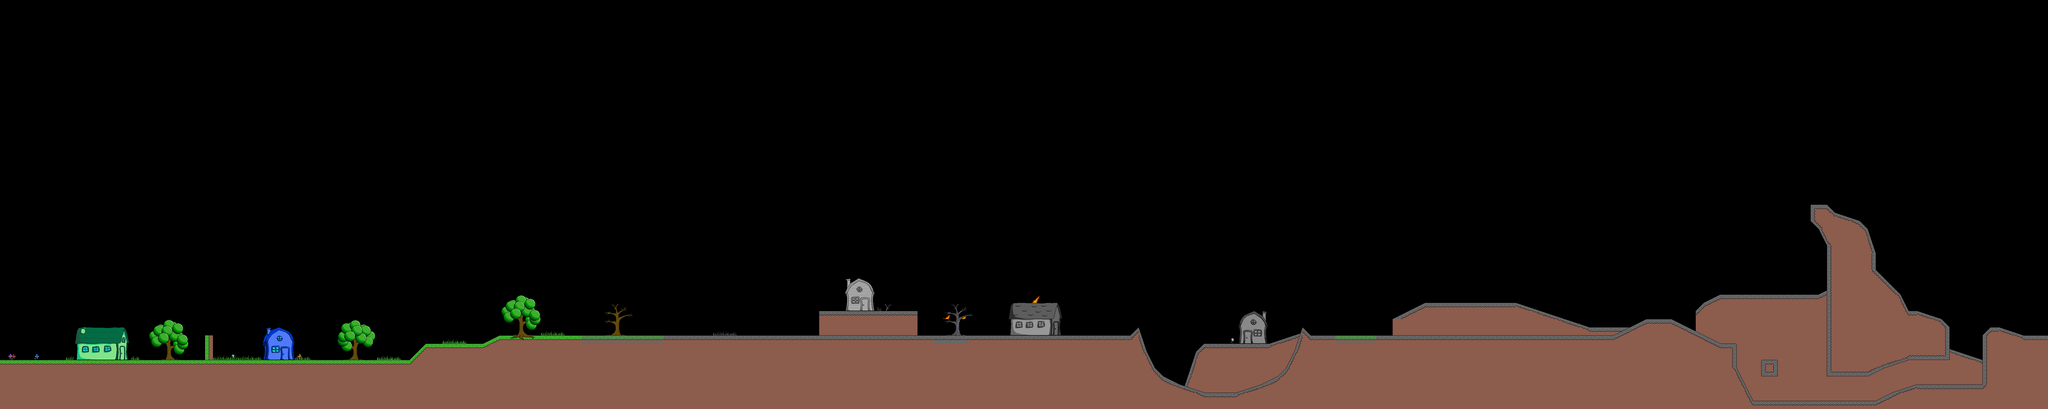

The image is a tile-based game level rendered from a .tmx file. Its description and source (layers, tilesets, objects; grid data summarised) follow:
An orthogonal 250x50 tile map with 32x32 px tiles, 5 tile layers (terrain_bg, background, background2, terrain, ...), 6 tilesets and 2 objects.

<map version="1.0" orientation="orthogonal" width="250" height="50" tilewidth="32" tileheight="32">
 <properties>
  <property name="background1" value="background1.png" />
 </properties>
 <tileset firstgid="1" name="triggers" tilewidth="32" tileheight="32">
  <image source="triggers.png" width="192" height="32" />
 </tileset>
 <tileset firstgid="7" name="solids - grass2" tilewidth="32" tileheight="32">
  <image source="solids - grass2.png" width="256" height="320" />
 </tileset>
 <tileset firstgid="87" name="solids - grass charred" tilewidth="32" tileheight="32">
  <image source="solids - grass charred.png" width="256" height="320" />
 </tileset>
 <tileset firstgid="167" name="frill - forest" tilewidth="32" tileheight="32">
  <image source="frill - forest.png" width="800" height="600" />
 </tileset>
 <tileset firstgid="617" name="frill - forest charred" tilewidth="32" tileheight="32">
  <image source="frill - forest charred.png" width="800" height="600" />
 </tileset>
 <tileset firstgid="1067" name="frill - environmental" tilewidth="32" tileheight="32">
  <image source="frill - environmental.png" width="480" height="256" />
 </tileset>
 <layer name="terrain_bg" width="250" height="50">
  <data>[12500 cells, 119 non-empty, 45 distinct tile ids]</data>
 </layer>
 <layer name="background" width="250" height="50">
  <data>[12500 cells, 87 non-empty, 82 distinct tile ids]</data>
 </layer>
 <layer name="background2" width="250" height="50">
  <data>[12500 cells, 681 non-empty, 240 distinct tile ids]</data>
 </layer>
 <layer name="terrain" width="250" height="50">
  <data>[12500 cells, 2014 non-empty, 64 distinct tile ids]</data>
 </layer>
 <objectgroup name="spawns" width="250" height="50" visible="0">
  <object gid="1" x="97" y="1375">
   <properties>
    <property name="player" value="" />
   </properties>
  </object>
  <object x="2466" y="949" width="731" height="367">
   <properties>
    <property name="env" value="wind" />
   </properties>
  </object>
 </objectgroup>
 <layer name="foreground" width="250" height="50">
  <data>[12500 cells, 36 non-empty, 33 distinct tile ids]</data>
 </layer>
 <objectgroup name="platforms" width="250" height="50" visible="0" />
</map>
